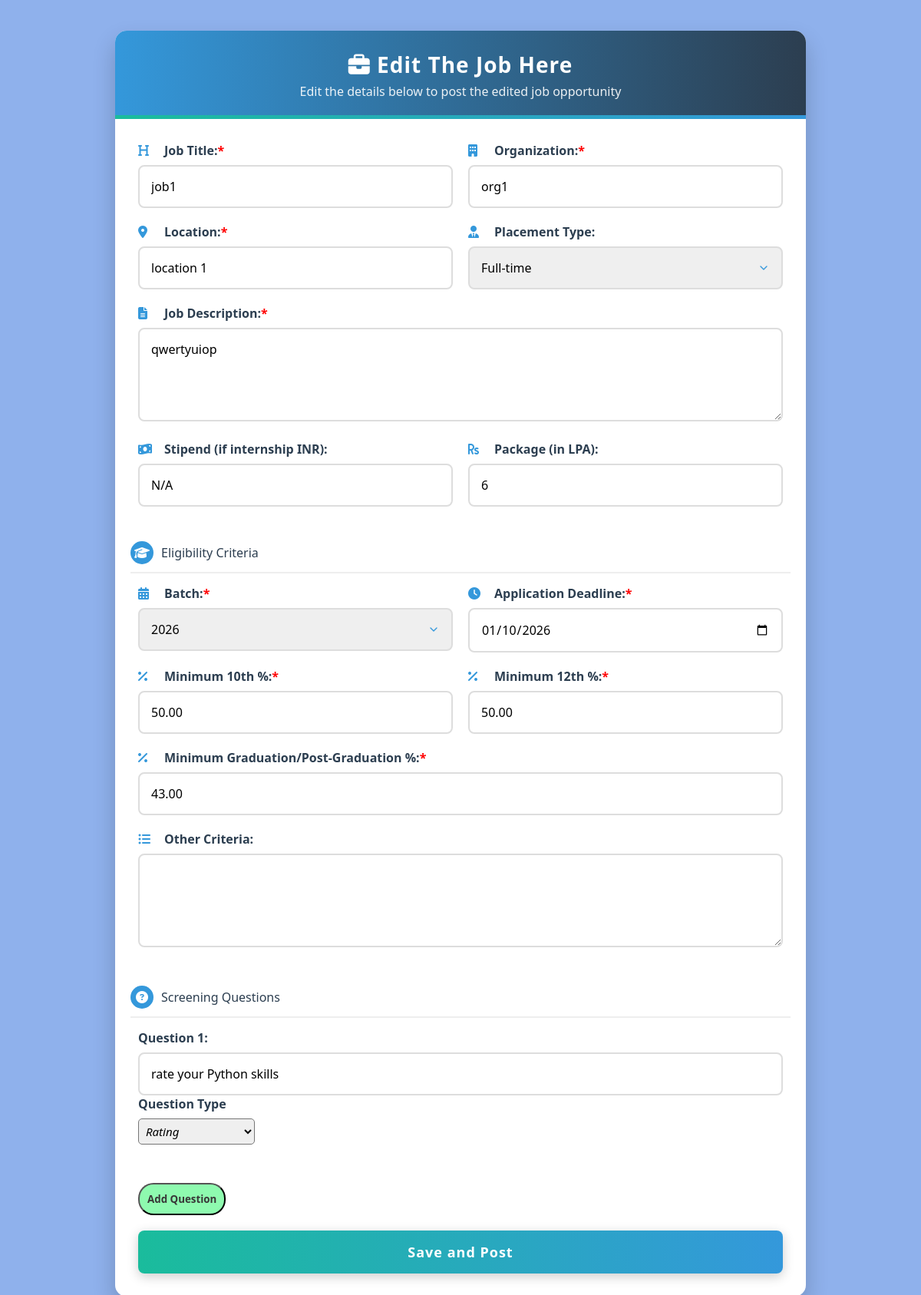
Page /admin_home/edit_job/6d839a48-d78d-4230-be1c-88c17e98b85d/ (signed in) on the earlier database version.
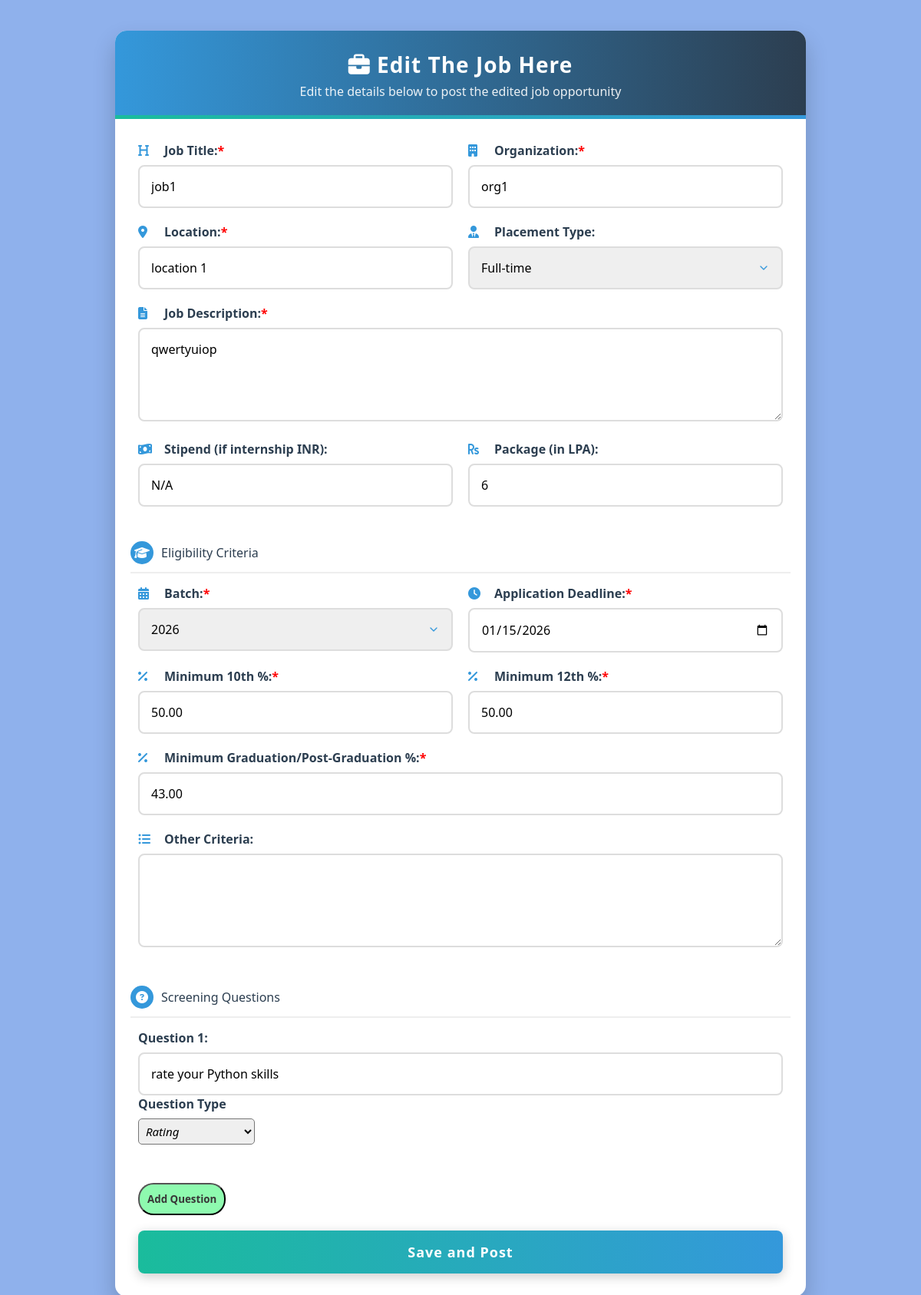
Same page on the later database version.
### placement/models.py (models this page shows, shortened)
class Job(models.Model):
    job_id = models.UUIDField(primary_key=True, default=uuid.uuid4, editable=False)
    title = models.CharField(max_length=100)
    organization = models.CharField(max_length=100)
    location = models.CharField(max_length=100)
    description = models.TextField()
    placement_type = models.CharField(max_length=50)
    job_stipend = models.CharField(max_length=50)
    package = models.CharField(max_length=50)
    eligiblity_batch = models.CharField(max_length=50)
    eligiblity_10_marks = models.DecimalField(max_digits=5, decimal_places=2)
    eligiblity_12_marks = models.DecimalField(max_digits=5, decimal_places=2)
    eligiblity_college_marks = models.DecimalField(max_digits=5, decimal_places=2)
    eligiblity_others = models.TextField()
    application_deadline = models.DateField()
    question1 = models.CharField(max_length=200, blank=True, null=True)
    question2 = models.CharField(max_length=200, blank=True, null=True)
    question3 = models.CharField(max_length=200, blank=True, null=True)
    question4 = models.CharField(max_length=200, blank=True, null=True)
    question5 = models.CharField(max_length=200, blank=True, null=True)
    question6 = models.CharField(max_length=200, blank=True, null=True)
    question7 = models.CharField(max_length=200, blank=True, null=True)
    question8 = models.CharField(max_length=200, blank=True, null=True)
    question9 = models.CharField(max_length=200, blank=True, null=True)
    question10 = models.CharField(max_length=200, blank=True, null=True)
    type1 = models.CharField(max_length=20, blank=True, null=True)
    type2 = models.CharField(max_length=20, blank=True, null=True)
    type3 = models.CharField(max_length=20, blank=True, null=True)
    type4 = models.CharField(max_length=20, blank=True, null=True)
    type5 = models.CharField(max_length=20, blank=True, null=True)
    type6 = models.CharField(max_length=20, blank=True, null=True)
    type7 = models.CharField(max_length=20, blank=True, null=True)
    type8 = models.CharField(max_length=20, blank=True, null=True)
    type9 = models.CharField(max_length=20, blank=True, null=True)
    type10 = models.CharField(max_length=20, blank=True, null=True)
    post_date = models.DateField(auto_now_add=True)
    update_date = models.DateField(blank=True, null=True)
    active_status = models.BooleanField(default=True)

### placement/views.py (the view, shortened to what this page needs)
# urls.py: path('admin_home/edit_job/<uuid:job_id>/', views.edit_job,name='edit_job'),
@login_required(login_url='/admin_login/')
def edit_job(request, job_id):
    job = get_object_or_404(Job, job_id=job_id)
    return render(request,"edit_job.html", {"job":job})

### templates/edit_job.html (shortened to what the changed rows need)
{% load static %}
<!DOCTYPE html>
<html lang="en">
<head>
    <link rel="stylesheet" href="{% static 'CSS/post_and_edit_job.css' %}">
    <link rel="stylesheet" href="https://cdnjs.cloudflare.com/ajax/libs/font-awesome/6.4.0/css/all.min.css">
</head>
<body>
    <div class="container">
        <div class="header">
            <h2><i class="fas fa-briefcase"></i> Edit The Job Here</h2>
        </div>
        <div class="form-container">
            <form method="POST">
                <div class="form-row">
                    <div class="form-group">
                        <label for="title"><i class="fas fa-heading"></i> Job Title: <span style="color: red;">*</span></label>
                        <input type="text" class="form-control" name="title" value="{{job.title}}" required>
                    </div>
                    <div class="form-group">
                        <label for="organization"><i class="fas fa-building"></i> Organization: <span style="color: red;">*</span></label>
                        <input type="text" class="form-control" id="organization" name="organization" value="{{job.organization}}" required>
                    </div>
                    <div class="form-group">
                        <label for="location"><i class="fas fa-map-marker-alt"></i> Location: <span style="color: red;">*</span></label>
                        <input type="text" class="form-control" id="location" name="location" value="{{job.location}}" required>
                    </div>
                    <div class="form-group">
                        <label for="placement_type"><i class="fas fa-user-tie"></i> Placement Type:</label>
                        <select class="form-control" id="placement_type" name="placement_type"required>
                            <option value="Full-time" {% if job.placement_type == "Full-time" %}selected{% endif %}>Full-time</option>
                        </select>
                    </div>
                    <div class="form-group full-width">
                        <label for="description"><i class="fas fa-file-alt"></i> Job Description: <span style="color: red;">*</span></label>
                        <textarea class="form-control" id="description" name="description" rows="4" required>{{job.description}}</textarea>
                    </div>
                    <div class="form-group">
                        <label for="stipend"><i class="fas fa-money-bill-wave"></i> Stipend (if internship INR):</label>
                        <input type="text" class="form-control" id="stipend" name="stipend" value="{{job.job_stipend}}">
                    </div>
                    <div class="form-group">
                        <label for="package"><i class="fas fa-rupee-sign"></i> Package (in LPA):</label>
                        <input type="text" class="form-control" id="package" name="package" value="{{job.package}}">
                    </div>
                    <div class="form-group">
                        <label for="batch"><i class="fas fa-calendar-alt"></i> Batch: <span style="color: red;">*</span></label>
                        <select class="form-control" id="batch" name="batch" required>
                            <option value="2026" {% if job.eligiblity_batch == "2026" %}selected{% endif %}>2026</option>
                        </select>
                    </div>
                    <div class="form-group">
                        <label for="deadline"><i class="fas fa-clock"></i> Application Deadline: <span style="color: red;">*</span></label>
                        <input type="date" class="form-control" id="deadline" name="deadline" min="{{today|date:'Y-m-d'}}" value="{{job.application_deadline|date:'Y-m-d'}}" required>
                    </div>
                    <div class="form-group">
                        <label for="min_marks10"><i class="fas fa-percentage"></i> Minimum 10th %: <span style="color: red;">*</span></label>
                        <input type="text" class="form-control" id="min_marks10" name="min_marks10" value="{{job.eligiblity_10_marks}}" required>
                    </div>
                    <div class="form-group">
                        <label for="min_marks12"><i class="fas fa-percentage"></i> Minimum 12th %: <span style="color: red;">*</span></label>
                        <input type="text" class="form-control" id="min_marks12" name="min_marks12" value="{{job.eligiblity_12_marks}}" required>
                    </div>
                    <div class="form-group full-width">
                        <label for="min_marks_college"><i class="fas fa-percentage"></i> Minimum Graduation/Post-Graduation %: <span style="color: red;">*</span></label>
                        <input type="text" class="form-control" id="min_marks_college" name="min_marks_college" value="{{job.eligiblity_college_marks}}" required>
                    </div>
                    <div class="form-group full-width">
                        <label for="Other_criteria"><i class="fas fa-list-ul"></i> Other Criteria:</label>
                        <textarea class="form-control" id="Other_criteria" name="Other_criteria" rows="4" value="{{job.eligiblity_others}}"></textarea>
                    </div>
                    <div class="form-group full-width question-block" style="display:none;">
                        <label for="question1"> Question 1:</label>
                        <input type="text" class="form-control" id="question1" name="question1" value="{{job.question1}}">
                        <label for="question1_type">Question Type</i></label>
                        <select class="question_type" id="question1_type" name="question1_type">
                            <option value="rating" {% if job.type1 == "rating" %}selected{% endif %}>Rating</option>
                        </select>
                    </div>
                </div>
            </form>
        </div>
    </div>
</body>
</html>

Differences in the rows shown:
changed Job "job1": deadline "01/10/2026" → "01/15/2026"
